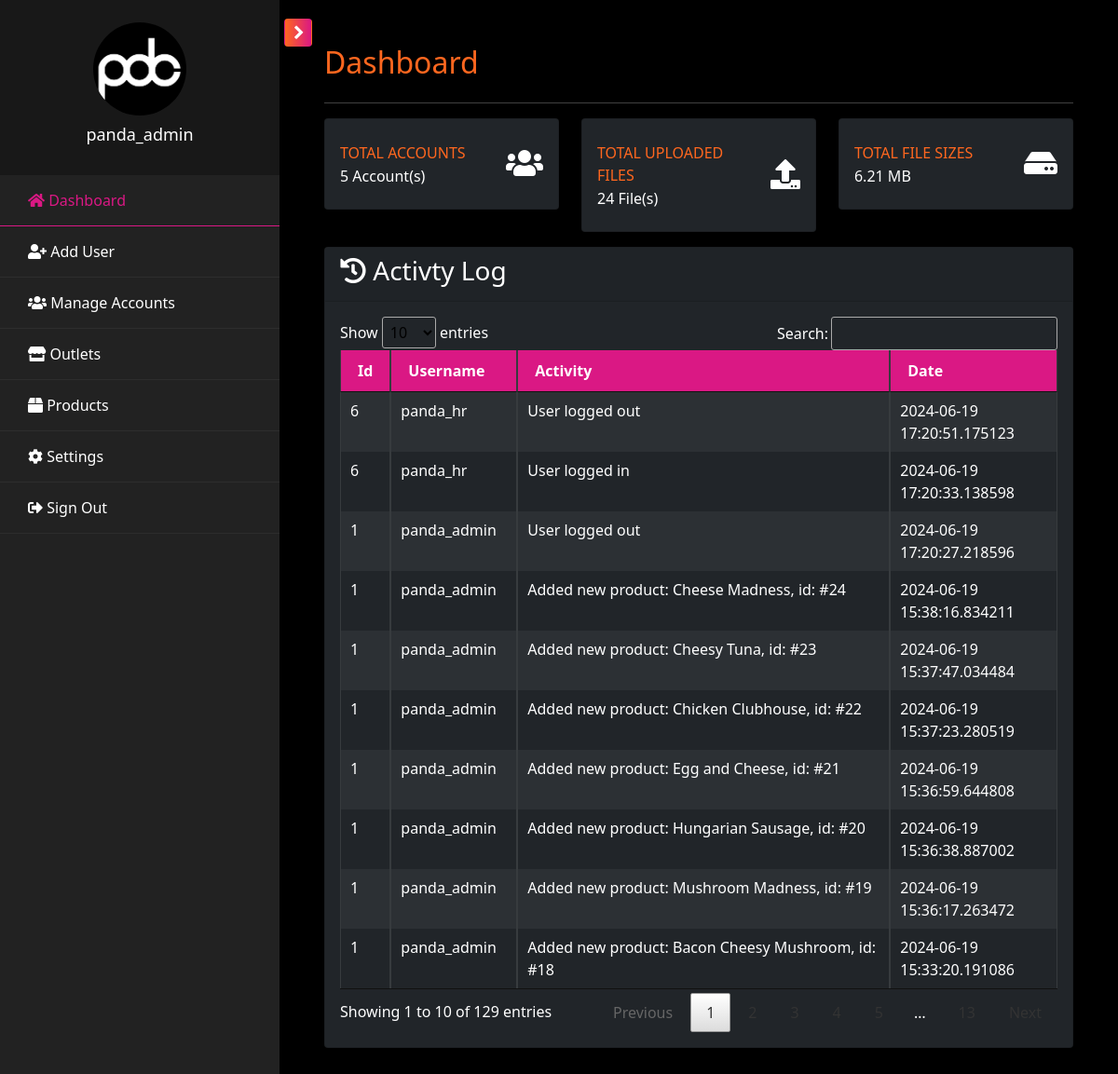
The app's page /pages/admin/admin.dashboard.php (signed in), older data.
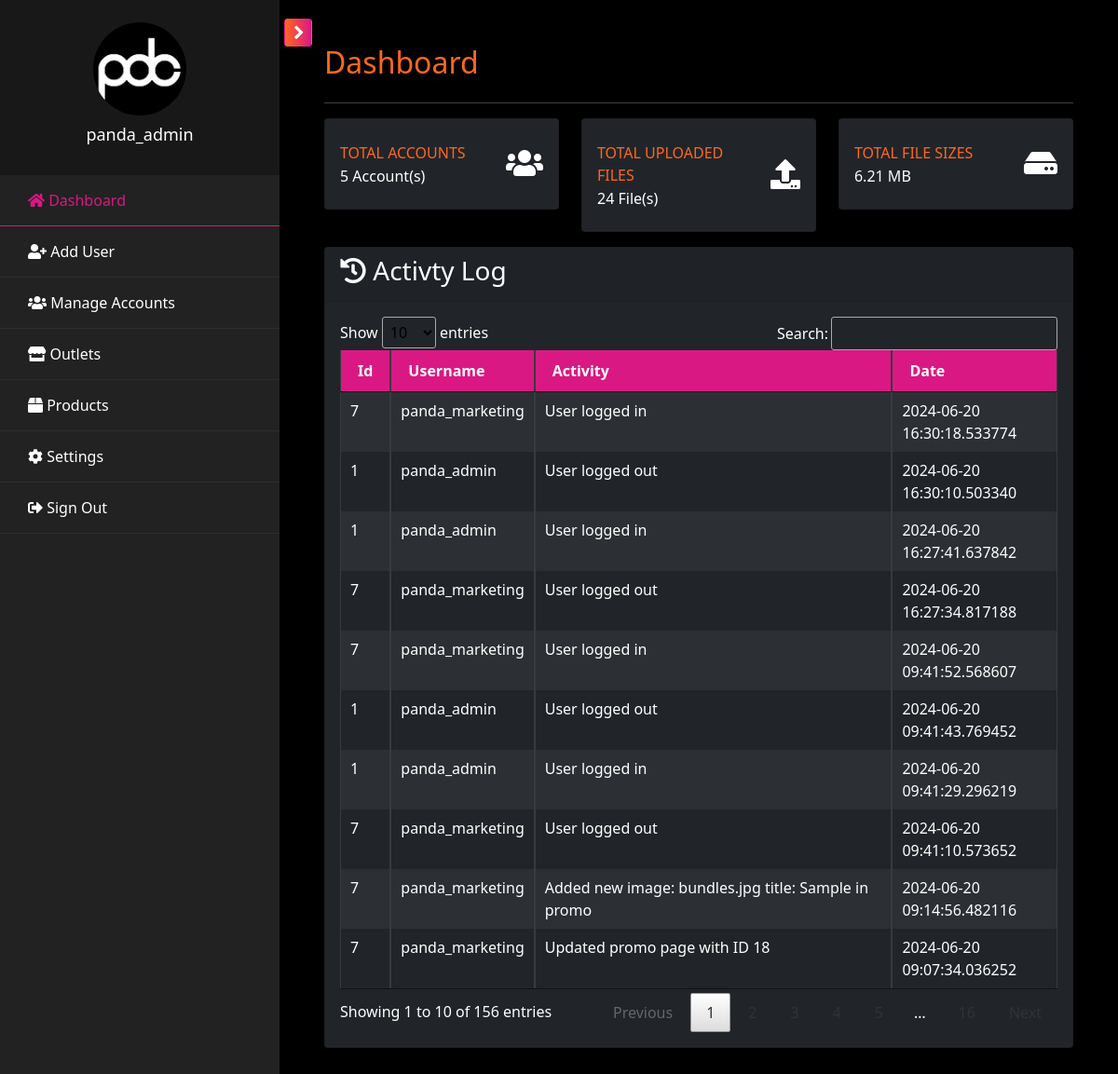
The same page, newer data.
### tables this page shows
CREATE TABLE `tbl_activity` (
  `id` int(100) NOT NULL,
  `user_id` varchar(100) NOT NULL,
  `activity` varchar(2000) NOT NULL,
  `type` varchar(100) NOT NULL,
  `date_posted` datetime(6) NOT NULL DEFAULT current_timestamp(6)
);

CREATE TABLE `tbl_user` (
  `id` int(11) NOT NULL,
  `username` varchar(100) NOT NULL,
  `password` varchar(255) NOT NULL,
  `role` enum('admin','support','dev','marketing','hr','outlet') NOT NULL,
  `branch` varchar(100) DEFAULT NULL,
  `status` enum('Active','Inactive') NOT NULL DEFAULT 'Active',
  `created` datetime(6) DEFAULT current_timestamp(6),
  `updated` datetime(6) DEFAULT current_timestamp(6) ON UPDATE current_timestamp(6)
);

### pages/admin/admin.dashboard.php (the view, shortened to what the changed rows need)
<?php include('admin.header.php'); ?>
            <div id="content" class="p-4 p-md-5 pt-5">
                <h2 class="mb-4 text-orange">Dashboard</h2>
                <div class="row">
                    <div class="col-lg-4 col-md-6 col-sm-6 col-12 mb-3">
                        <div class="card py-2 bg-dark">
                            <div class="card-body">
                                <div class="row no-gutters align-items-center">
                                    <div class="col mr-0">
                                        <div class="text-xs font-weight-bold text-orange text-uppercase mb-1">Total Accounts</div>
                                        <div class="h6 mb-0">
                                            <?php
                                                $acc_qry = "SELECT COUNT(*) FROM tbl_user WHERE status='Active'";
                                                $result = mysqli_query($conn, $acc_qry) or die(mysqli_error($db));
                                                while ($row = mysqli_fetch_array($result)) {
                                                    if($row[0] <= 0) {
                                                        echo "0";
                                                    }
                                                    else {
                                                        echo "$row[0]";
                                                    }
                                                }
                                            ?>&nbsp;Account(s)
                                        </div>
                                    </div>
                                </div>
                            </div>
                        </div>
                    </div>
                </div>
                <div class="card bg-dark">
                    <div class="card-body">
                        <div class="table-responsive">
                            <table class="table table-bordered table-striped table-dark table-sm w-100" id="al_table">
                                <thead>
                                    <tr>
                                        <th>Id</th>
                                        <th>Username</th>
                                        <th>Activity</th>
                                        <th>Date</th>
                                    </tr>
                                </thead>
                                <tbody>
                                    <?php
                                        $activity_qry = mysqli_query($conn, "SELECT a.*, u.id as userid, u.username FROM tbl_activity a INNER JOIN tbl_user u ON a.user_id = u.id ORDER BY date_posted DESC");
                                        while($rows=mysqli_fetch_array($activity_qry)){
                                    ?>
                                        <tr>
                                            <td><?php echo $rows["userid"]; ?></td>
                                            <td><?php echo $rows["username"]; ?></td>
                                            <td><?php echo $rows["activity"]; ?></td>
                                            <td><?php echo $rows["date_posted"]; ?></td>
                                        </tr>
                                    <?php } ?>
                                </tbody>
                            </table>
                        </div>
                    </div>
                </div>
            </div>
<?php include('admin.footer.php'); ?>

Row changes from the older to the newer data that the page shows:
no longer on this page (row unchanged): tbl_activity: user "6", user.username "panda_hr", activity "User logged out", date_posted "2024-06-19 17:20:51.175123"
no longer on this page (row unchanged): tbl_activity: user "6", user.username "panda_hr", activity "User logged in", date_posted "2024-06-19 17:20:33.138598"
no longer on this page (row unchanged): tbl_activity: user "1", user.username "panda_admin", activity "User logged out", date_posted "2024-06-19 17:20:27.218596"
no longer on this page (row unchanged): tbl_activity: user "1", user.username "panda_admin", activity "Added new product: Cheese Madness, id: #24", date_posted "2024-06-19 15:38:16.834211"
no longer on this page (row unchanged): tbl_activity: user "1", user.username "panda_admin", activity "Added new product: Cheesy Tuna, id: #23", date_posted "2024-06-19 15:37:47.034484"
no longer on this page (row unchanged): tbl_activity: user "1", user.username "panda_admin", activity "Added new product: Chicken Clubhouse, id: #22", date_posted "2024-06-19 15:37:23.280519"
no longer on this page (row unchanged): tbl_activity: user "1", user.username "panda_admin", activity "Added new product: Egg and Cheese, id: #21", date_posted "2024-06-19 15:36:59.644808"
no longer on this page (row unchanged): tbl_activity: user "1", user.username "panda_admin", activity "Added new product: Hungarian Sausage, id: #20", date_posted "2024-06-19 15:36:38.887002"
no longer on this page (row unchanged): tbl_activity: user "1", user.username "panda_admin", activity "Added new product: Mushroom Madness, id: #19", date_posted "2024-06-19 15:36:17.263472"
no longer on this page (row unchanged): tbl_activity: user "1", user.username "panda_admin", activity "Added new product: Bacon Cheesy Mushroom, id: #18", date_posted "2024-06-19 15:33:20.191086"
added tbl_activity: user "7", user.username "panda_marketing", activity "User logged in", date_posted "2024-06-20 16:30:18.533774"
added tbl_activity: user "1", user.username "panda_admin", activity "User logged out", date_posted "2024-06-20 16:30:10.503340"
added tbl_activity: user "1", user.username "panda_admin", activity "User logged in", date_posted "2024-06-20 16:27:41.637842"
added tbl_activity: user "7", user.username "panda_marketing", activity "User logged out", date_posted "2024-06-20 16:27:34.817188"
added tbl_activity: user "7", user.username "panda_marketing", activity "User logged in", date_posted "2024-06-20 09:41:52.568607"
added tbl_activity: user "1", user.username "panda_admin", activity "User logged out", date_posted "2024-06-20 09:41:43.769452"
added tbl_activity: user "1", user.username "panda_admin", activity "User logged in", date_posted "2024-06-20 09:41:29.296219"
added tbl_activity: user "7", user.username "panda_marketing", activity "User logged out", date_posted "2024-06-20 09:41:10.573652"
added tbl_activity: user "7", user.username "panda_marketing", activity "Added new image: bundles.jpg title: Sample in promo", date_posted "2024-06-20 09:14:56.482116"
added tbl_activity: user "7", user.username "panda_marketing", activity "Updated promo page with ID 18", date_posted "2024-06-20 09:07:34.036252"
Text that changed along with them:
text written by a page script: "Show entries Search: Showing 1 to 10 of 129 entries Previous 1 …" → "Show entries Search: Showing 1 to 10 of 156 entries Previous 1 …"
